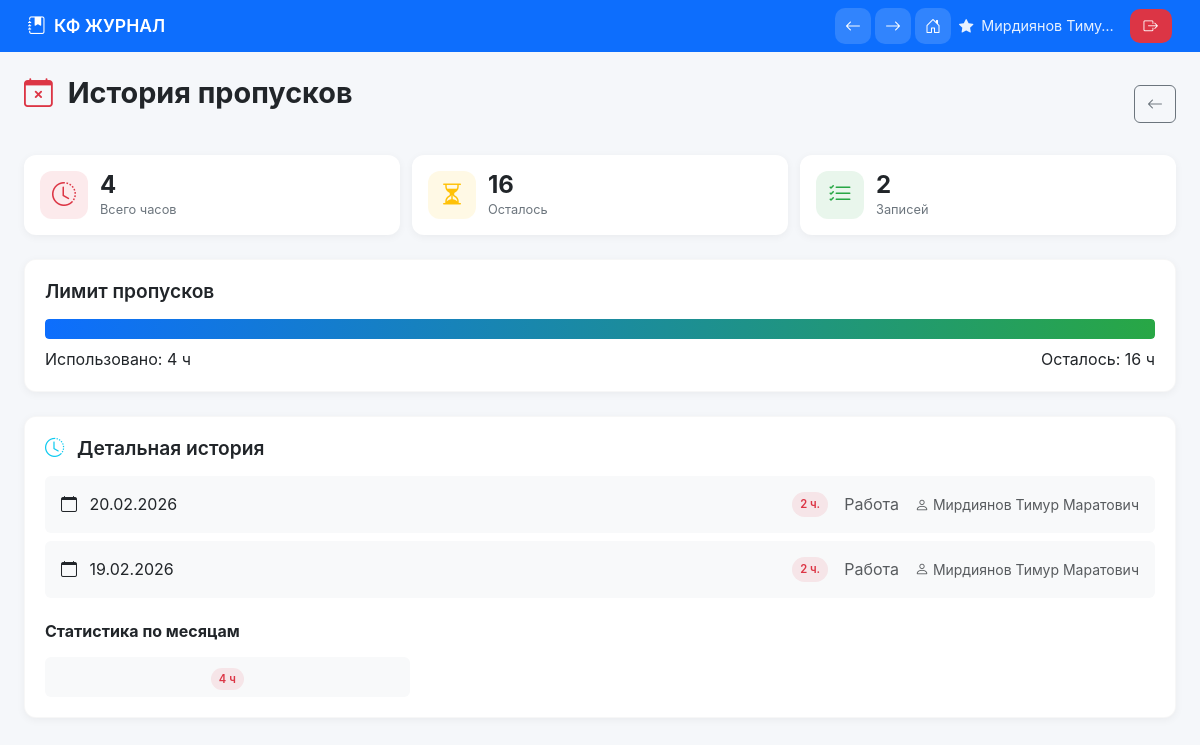
The app's page /students/attendance/ (signed in) with its own data.
### students/models.py (models this page shows, shortened)
class Attendance(models.Model):
    student = models.ForeignKey('admin_panel.Student', on_delete=models.CASCADE,
                               related_name='attendances', verbose_name="Студент")
    group = models.ForeignKey('admin_panel.Group', on_delete=models.CASCADE,
                             related_name='attendances', verbose_name="Группа")
    date = models.DateField(verbose_name="Дата пропуска")
    hours = models.IntegerField(verbose_name="Количество часов",
                               choices=[(1, '1 час'), (2, '2 часа'), (3, '3 часа'),
                                        (4, '4 часа'), (5, '5 часов'), (6, '6 часов'),
                                        (7, '7 часов'), (8, '8 часов')])
    reason = models.TextField(verbose_name="Причина", blank=True)
    marked_by = models.ForeignKey('admin_panel.Student', on_delete=models.SET_NULL,
                                 null=True, related_name='marked_attendances',
                                 verbose_name="Кто отметил")
    created_at = models.DateTimeField(auto_now_add=True)
    class Meta:
        verbose_name = "Пропуск"
        verbose_name_plural = "Пропуски"
        ordering = ['-date']

### admin_panel/models.py (models this page shows, shortened)
class Student(models.Model):
    USER_TYPES = [
        ('student', '🎓 Студент'),
        ('elder', '⭐ Староста'),
        ('dean', '🏛️ Деканат'),
        ('department', '📋 Отдел'),
        ('teacher', '👨‍🏫 Преподаватель'),
        ('admin', '🛠️ Администратор'),
    ]
    login = models.CharField(max_length=100, unique=True, verbose_name="Логин")
    password = models.CharField(max_length=128, default='', verbose_name="Пароль")
    full_name = models.CharField(max_length=200, verbose_name="ФИО")
    email = models.EmailField(blank=True, null=True, verbose_name="Email")
    phone = models.CharField(max_length=20, blank=True, null=True, verbose_name="Телефон")
    group = models.ForeignKey('Group', on_delete=models.SET_NULL,
                            null=True, blank=True, related_name='students',
                            verbose_name="Группа")
    user_type = models.CharField(max_length=20, choices=USER_TYPES,
                               default='student', verbose_name="Тип пользователя")
    is_elder = models.BooleanField(default=False, verbose_name="Староста")
    is_active = models.BooleanField(default=True, verbose_name="Активный")
    telegram_id = models.BigIntegerField(null=True, blank=True, verbose_name="Telegram ID")
    created_at = models.DateTimeField(auto_now_add=True)
    updated_at = models.DateTimeField(auto_now=True)
    class Meta:
        verbose_name = "Пользователь"
        verbose_name_plural = "Пользователи"
        ordering = ['full_name']

### students/views.py (the view)
# urls.py: path('attendance/', views.student_attendance, name='student_attendance'),
def student_attendance(request):
    student_id = request.session.get('student_id')
    if not student_id:
        return redirect('student_login')
    try:
        student = Student.objects.get(id=student_id)
        profile = StudentProfile.objects.get_or_create(user=student)[0]
        attendance_history = Attendance.objects.filter(student=student).order_by('-date')
        total_hours = attendance_history.aggregate(total=Sum('hours'))['total'] or 0
        remaining = max(0, 20 - total_hours)
        months = {}
        for att in attendance_history:
            month_key = att.date.strftime('%Y-%m')
            if month_key not in months:
                months[month_key] = 0
            months[month_key] += att.hours
        context = {
            'student': student,
            'profile': profile,
            'history': attendance_history,
            'total_hours': total_hours,
            'remaining': remaining,
            'progress': min(100, (total_hours / 20) * 100),
            'months': months,
        }
        return render(request, 'students/attendance.html', context)
    except Student.DoesNotExist:
        return redirect('student_login')

### templates/students/attendance.html (shortened to what this page needs)
{% extends 'base.html' %}
{% load static %}
{% block content %}
<div>
    <div class="d-flex justify-content-between align-items-center mb-4">
        <h1 class="page-title">
            <i class="bi bi-calendar-x text-danger me-2"></i>
            История пропусков
        </h1>
        <a href="{% url 'student_dashboard' %}" class="btn btn-outline-secondary">
            <i class="bi bi-arrow-left"></i>
        </a>
    </div>
    <div class="stats-grid mb-4">
        <div class="stat-card">
            <div class="stat-icon danger"><i class="bi bi-clock-history"></i></div>
            <div class="stat-content">
                <div class="stat-value">{{ total_hours }}</div>
                <div class="stat-label">Всего часов</div>
            </div>
        </div>
        <div class="stat-card">
            <div class="stat-icon warning"><i class="bi bi-hourglass-split"></i></div>
            <div class="stat-content">
                <div class="stat-value">{{ remaining }}</div>
                <div class="stat-label">Осталось</div>
            </div>
        </div>
        <div class="stat-card">
            <div class="stat-icon success"><i class="bi bi-list-check"></i></div>
            <div class="stat-content">
                <div class="stat-value">{{ history|length }}</div>
                <div class="stat-label">Записей</div>
            </div>
        </div>
    </div>
    <div class="card-custom mb-4">
        <h3 class="section-title">Лимит пропусков</h3>
        <div class="progress-custom mb-2" style="height: 20px;">
            <div class="progress-fill {% if progress >= 75 %}bg-danger{% elif progress >= 50 %}bg-warning{% endif %}"
                 style="width: {{ progress }}%;"></div>
        </div>
        <div class="d-flex justify-content-between">
            <span>Использовано: {{ total_hours }} ч</span>
            <span>Осталось: {{ remaining }} ч</span>
        </div>
    </div>
    <div class="card-custom">
        <h3 class="section-title">
            <i class="bi bi-clock-history me-2 text-info"></i>
            Детальная история
        </h3>
        {% if history %}
            <div class="vstack gap-2">
                {% for item in history %}
                <div class="d-flex flex-column flex-sm-row justify-content-between align-items-sm-center p-3 bg-light rounded">
                    <div class="mb-2 mb-sm-0">
                        <i class="bi bi-calendar me-2"></i>
                        {{ item.date|date:"d.m.Y" }}
                    </div>
                    <div class="d-flex align-items-center gap-3">
                        <span class="badge-custom badge-danger">{{ item.hours }} ч.</span>
                        <span class="text-muted">{{ item.reason|default:"—" }}</span>
                        <small class="text-muted">
                            <i class="bi bi-person"></i> {{ item.marked_by.full_name|default:"Система" }}
                        </small>
                    </div>
                </div>
                {% endfor %}
            </div>
            {% if months %}
            <div class="mt-4">
                <h4 class="h6 fw-bold mb-3">Статистика по месяцам</h4>
                <div class="row g-2">
                    {% for month, hours in months.items %}
                    <div class="col-6 col-md-4">
                        <div class="p-2 bg-light rounded text-center">
                            <span class="badge-custom badge-danger">{{ hours }} ч</span>
                        </div>
                    </div>
                    {% endfor %}
                </div>
            </div>
            {% endif %}
        {% else %}
            <div class="text-center py-5">
                <i class="bi bi-check-circle-fill text-success display-1"></i>
                <h5 class="mt-3">У вас нет пропусков!</h5>
                <p class="text-muted">Так держать! Продолжайте посещать все занятия</p>
            </div>
        {% endif %}
    </div>
</div>
{% endblock %}

### templates/base.html (style rules this page uses)
:root { --primary: #0d6efd; --success: #28a745; --danger: #dc3545; --warning: #ffc107; --dark: #212529; --light: #f8f9fa; --gray: #6c757d; --border-radius: 12px; --card-shadow: 0 2px 8px rgba(0,0,0,0.05); --transition: all 0.2s ease; }
* { margin: 0; padding: 0; box-sizing: border-box; }
html, body { width: 100%; overflow-x: hidden; background: #f5f7fa; font-family: -apple-system, BlinkMacSystemFont, 'Segoe UI', Roboto, Oxygen, Ubuntu, sans-serif; }
.card-custom { background: white; border-radius: var(--border-radius); padding: 20px; box-shadow: var(--card-shadow); border: 1px solid rgba(0,0,0,0.03); transition: var(--transition); }
.page-title { font-size: 1.5rem; font-weight: 700; margin-bottom: 20px; }
@media (min-width: 768px) { .page-title { font-size: 1.8rem; } }
.section-title { font-size: 1.2rem; font-weight: 600; margin-bottom: 16px; }
.stats-grid { display: grid; grid-template-columns: 1fr; gap: 12px; margin-bottom: 24px; }
@media (min-width: 480px) { .stats-grid { grid-template-columns: repeat(2, 1fr); } }
@media (min-width: 768px) { .stats-grid { grid-template-columns: repeat(3, 1fr); } }
.stat-card { background: white; border-radius: var(--border-radius); padding: 16px; display: flex; align-items: center; gap: 12px; box-shadow: var(--card-shadow); }
.stat-icon { width: 48px; height: 48px; border-radius: 12px; background: rgba(13,110,253,0.1); display: flex; align-items: center; justify-content: center; color: var(--primary); font-size: 24px; }
.stat-icon.success { background: rgba(40,167,69,0.1); color: var(--success); }
.stat-icon.warning { background: rgba(255,193,7,0.1); color: var(--warning); }
.stat-icon.danger { background: rgba(220,53,69,0.1); color: var(--danger); }
.stat-content { flex: 1; }
.stat-value { font-size: 1.5rem; font-weight: 700; line-height: 1.2; }
.stat-label { font-size: 0.8rem; color: var(--gray); }
.progress-custom { height: 8px; background: var(--light); border-radius: 4px; overflow: hidden; }
.progress-fill { height: 100%; background: linear-gradient(90deg, var(--primary), var(--success)); border-radius: 4px; transition: width 0.3s ease; }
.badge-custom { padding: 4px 8px; border-radius: 20px; font-size: 0.7rem; font-weight: 600; }
.badge-danger { background: rgba(220,53,69,0.1); color: var(--danger); }

### records on screen
Attendance: date "20.02.2026", hours "2", reason "Работа", marked_by.full_name "Мирдиянов Тимур Маратович"
Attendance: date "19.02.2026", hours "2", reason "Работа", marked_by.full_name "Мирдиянов Тимур Маратович"

### other values on screen
{{ request.session.elder_name|truncatechars:15 }} "Мирдиянов Тиму…"
{{ total_hours }} "4"
{{ remaining }} "16"
{{ history|length }} "2"
{{ hours }} "4"
